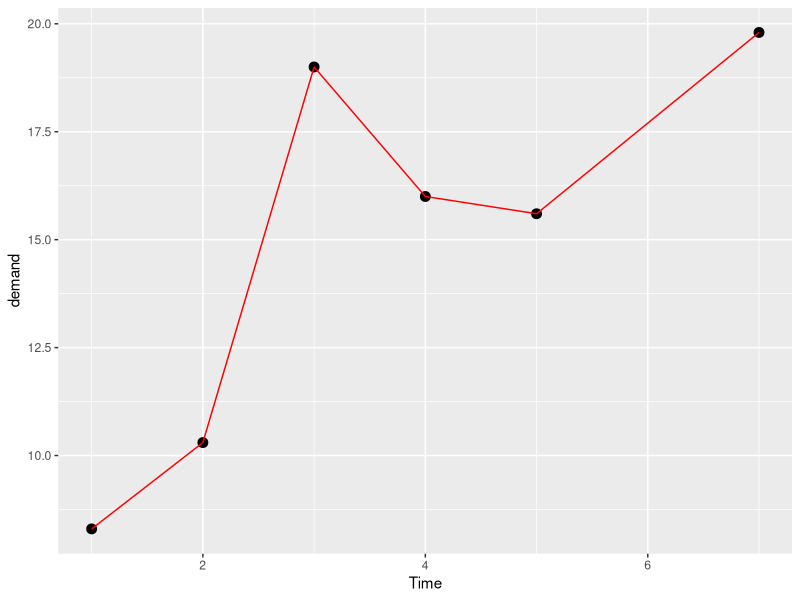
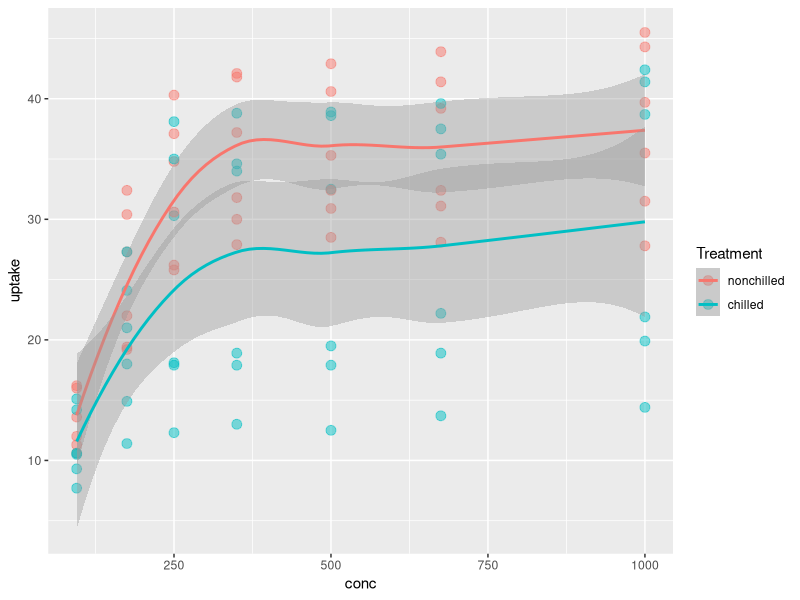

Recreate these plots in R, in order.
library(ggplot2)
library(tidyr)


#  Tests
print("hello world")
y <- c(1, 2, 3)


# Check the data available in R
data()
# ?BOD <-- Run this command in R terminal


# # --- ggplot example 1 (from example datasets) ---
# ggplot(data = BOD, # Dataset.
#         mapping = aes(x = Time, # Mapping the x and y axis. 
#                       y = demand))+
#                       geom_point(size = 5)+ # Displaying geometric points and specifying the size.
#                       geom_line(colour = "red") # Displaying a line and specifying the colour.

# --- ggplot example 2 (from example datasets) ---
ggplot(BOD, aes(Time, demand))+ # ggplot assumes the BOD ref is for the dataframe. It will also assume
# the first aes parameter is x and the second is y.
    geom_point(size = 3)+
    geom_line(color = "red")


View(CO2)


# --- ggplot example 3 -> using tidyverse ---

CO2 %>%
    ggplot(aes(conc, uptake,
                color = Treatment))+
                geom_point(size = 3, alpha = 0.5)+
                geom_smooth()
